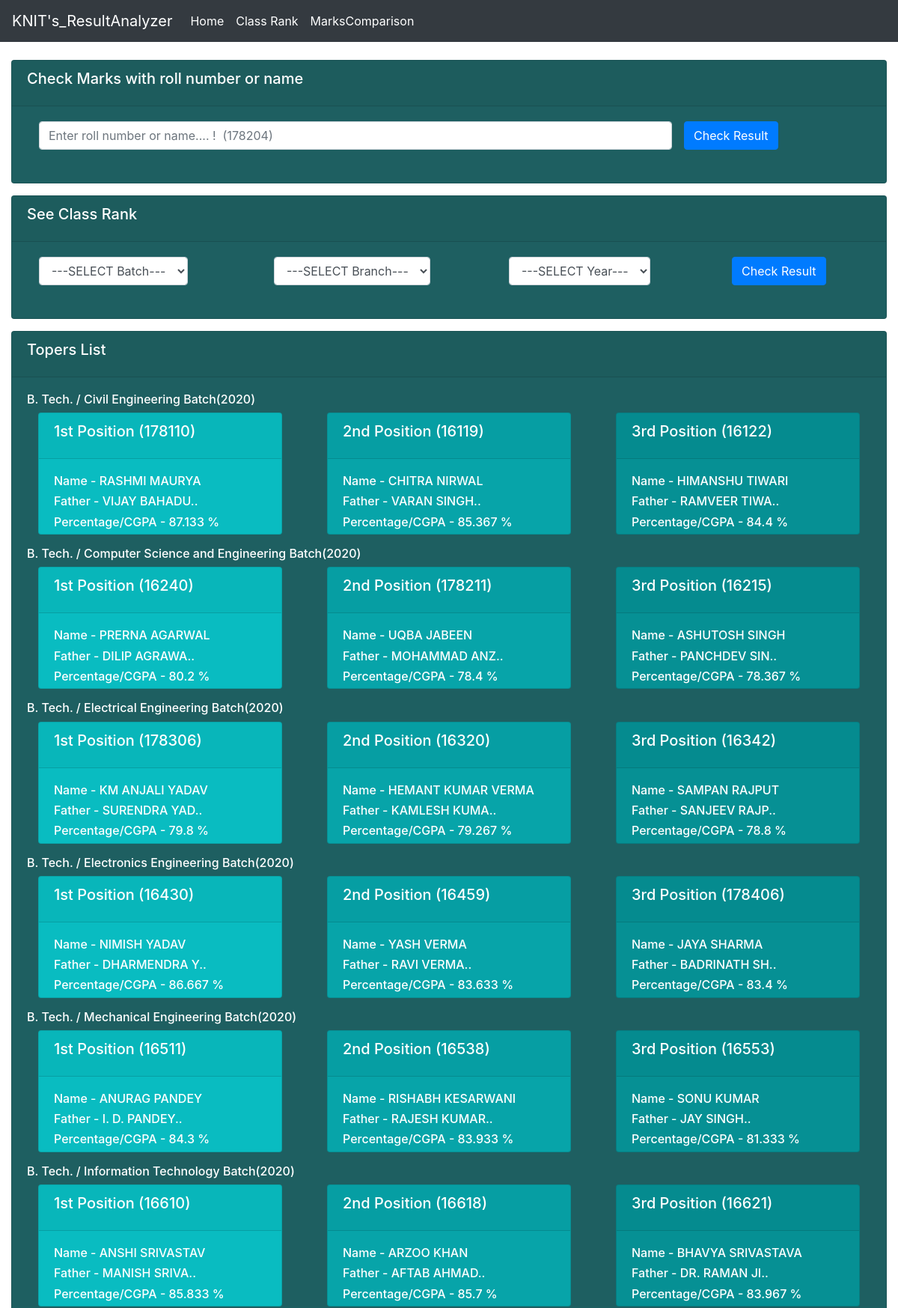
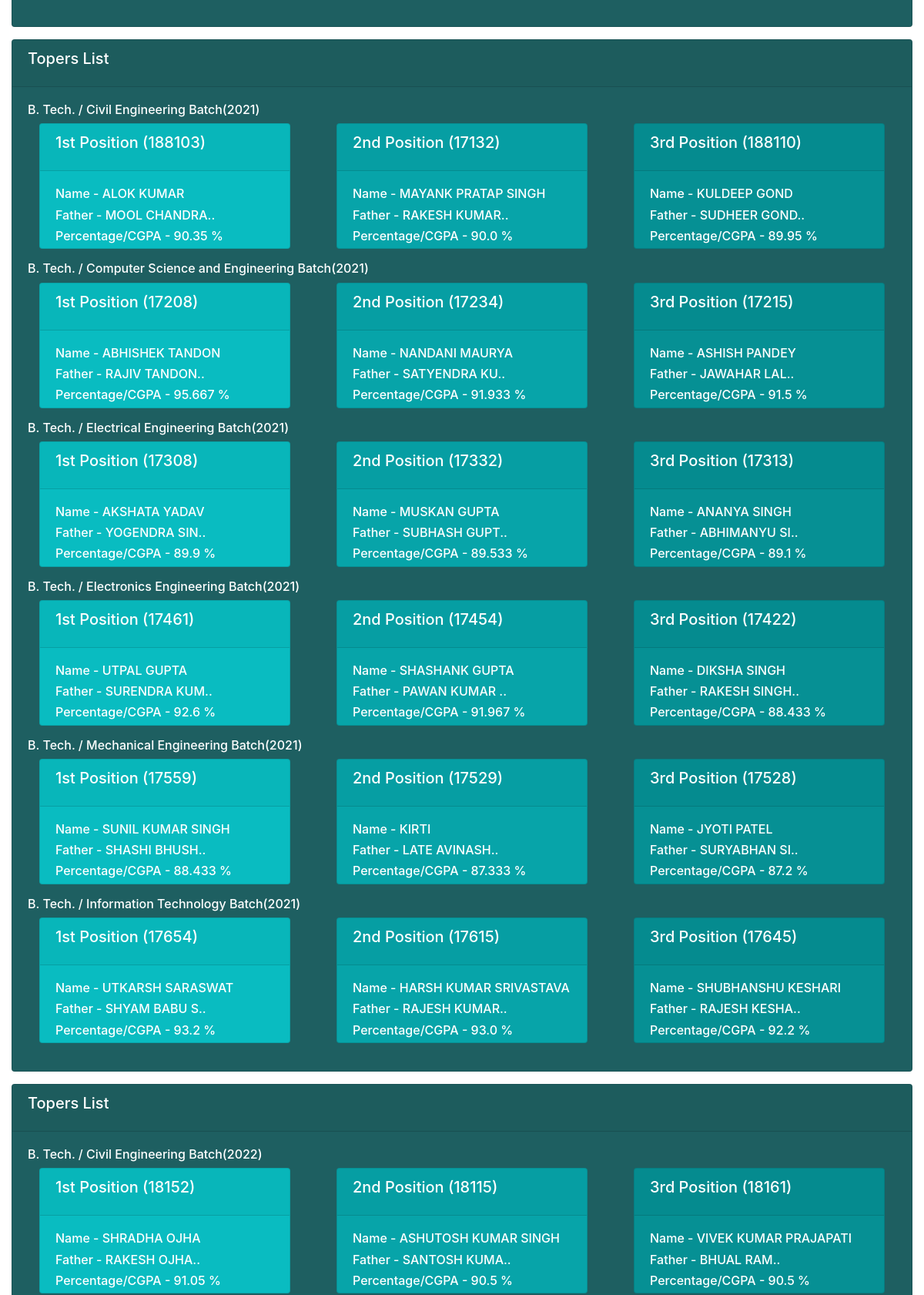
The page / (upper part) on the database its author committed (2 pictures, top to bottom).
### resultApp/models.py (models this page shows, shortened)
class Student(models.Model):
	roll=models.CharField(max_length=20,primary_key=True)
	name=models.CharField(max_length=30)
	fname=models.CharField(max_length=30)
	course=models.CharField(max_length=30)

### resultApp/views.py (the view)
# urls.py: 2. Add a URL to urlpatterns:  path('', views.home, name='home')
def home(request):
	allTopersDetail = allTopers()
	context = {
	'allTopersDetail':allTopersDetail,
	'visit':countVisitor()
	}
	return render(request,'home.html',context)

### resultApp/views.py (called while the page is built)
def countVisitor():
	visitUpdate = Visitor(count=1)
	visitUpdate.save()
	return Visitor.objects.all().count()

def rollNoGenerator(year):
	year=str(year)
	lateral_code='8'
	course_code=['1','2','3','4','5','6']
	linear=62
	lateral=12
	def rollconvert(param):
		if param<10:k='0'+str(param)
		else:k=str(param)
		return str(k)
	roll=[]
	for h in course_code:
		for i in range(1,linear+1):roll.append(year+h+rollconvert(i))
		year=str(int(year)+1)
		for i in range(1,lateral+1):roll.append(year+lateral_code+h+rollconvert(i))
		year=str(int(year)-1)
	return roll

def getOverAllRank(batch,branch):
	allRoll = rollNoGenerator(batch)[(branch-1)*74 :branch*74]
	DataBase = Marks.objects.filter(roll__in=allRoll)
	allMark= dfd(list)
	for i in DataBase:
		allMark[i.roll].append(round(i.obtain_marks/i.total_marks,3))
	allMrakWithRank= dfd(float)
	for i in allMark:
		allMrakWithRank[i]= round(sum(allMark[i])/len(allMark[i]),5)
	allMrakWithRankSorted = sorted(allMrakWithRank.items(), key= lambda x :x[1], reverse=True)
	return allMrakWithRankSorted

def getStudentDetail(top3,batch):
	detail = dict()
	for idx,vlu in enumerate(top3):
		data = Student.objects.get(roll=vlu[0])
		detail['roll'+str(idx+1)]= data.roll
		detail['name'+str(idx+1)]= data.name
		detail['fname'+str(idx+1)]=data.fname[:12]+'..'
		detail['branch']=data.course
		detail['percent'+str(idx+1)]=str(round(vlu[1]*100,5) )+' %'
		detail['batch']=batch
	return detail

def allTopers():
	allTopersDetail = []
	batch= ['2020','2021','2022']
	branch = [1,2,3,4,5,6]
	for i in batch:
		topersDetail = []
		for j in branch:
			allMrakWithRankSorted = getOverAllRank(str(int(i)-4)[2:],j)
			top3 = allMrakWithRankSorted[:3]
			topersDetail.append( getStudentDetail(top3,i))
		allTopersDetail.append(topersDetail)
	print(allTopersDetail)
	return allTopersDetail

### resultApp/templates/home.html (shortened to what this page needs)
{%    extends 'main.html'    %}
{%    block content   %}
<div class="row">
	<div class="col">
		<div class="col-md">
			<div class="card text-cetnter text-white mb-3" id="orders-delivered" style="background: #1e5f61;">
				<div class="card-header">
					<h5  class="card-title">Check Marks with roll number or name</h5>
				</div>
				<div class="card-body" >
				<form class="form-inline" method="post" action="../fullResult">
				  <div class="form-group mx-sm-3 mb-2" style="width: 75%">
				    <input type="number" class="form-control" value='{{studentDetail.roll}}' id="inputPassword2" name="rollOrName" placeholder="Enter roll number or name.... !  (178204)" style="width: 100%">
				  </div>
				  <button type="submit" class="btn btn-primary mb-2">Check Result</button>
				</form>
				</div>
			</div>
		</div>
	</div>
</div>
<div class="row">
	<div class="col">
		<div class="col-md">
			<div class="card text-cetnter text-white mb-3" id="orders-delivered" style="background: #1e5f61;">
				<div class="card-header">
					<h5  class="card-title">See Class Rank</h5>
				</div>
				<div class="card-body" >
				<form class="form-inline" method="post" action="../classRank">
				  <div class="form-group mx-sm-3 mb-2" style="width: 25%">
				    <select class="form-control" name="batch"  required >
				    	<option value="">---SELECT Batch---</option>
				    </select>
				  </div>
				  <div class="form-group mx-sm-3 mb-2" style="width: 25%">
				    <select class="form-control" name="branch" required>
				    	<option value="">---SELECT Branch---</option>
				    </select>
				  </div>
				  <div class="form-group mx-sm-3 mb-2" style="width: 25%">
				    <select class="form-control" name="year" required>
				    	<option value="">---SELECT Year---</option>
				    </select>
				  </div>
				  <button type="submit" class="btn btn-primary mb-2">Check Result</button>
				</form>
				</div>
			</div>
		</div>
	</div>
</div>
	{%  for topersDetail in allTopersDetail %}
<div class="row">
	<div class="col">
		<div class="col-md">
			<div class="card text-cetnter text-white mb-3" id="orders-delivered" style="background: #1e5f61;">
				<div class="card-header">
					<h5  class="card-title">Topers List {{topersDetail.batch}} </h5>
				</div>
				<div class="card-body" >
				{%  for i in topersDetail %}
					<h6>{{i.branch}} Batch({{i.batch}})</h6>
					<div class="row">
						<div class="col">
							<div class="col-md">
								<a href="../fullResult/{{i.roll1}}" target="_blank">
									<div class="card text-cetnter text-white mb-3" id="orders-delivered" style="background: #09bcc1;">
										<div class="card-header">
											<h5  class="card-title">1st Position ({{i.roll1}})</h5>
										</div>
										<div class="card-body" style="height: 100px">
										<h6>Name - {{i.name1}}</h6>
										<h6>Father - {{i.fname1}}</h6>
										<h6>Percentage/CGPA - {{i.percent1}}</h6>
										</div>
								</div>
							</a>
							</div>
						</div>
						<div class="col">
							<div class="col-md">
								<a href="../fullResult/{{i.roll2}}" target="_blank">
								<div class="card text-cetnter text-white mb-3" id="orders-delivered" style="background: #07a4a9;">
										<div class="card-header">
											<h5  class="card-title">2nd Position ({{i.roll2}})</h5>
										</div>
										<div class="card-body" style="height: 100px">
										<h6>Name - {{i.name2}}</h6>
										<h6>Father - {{i.fname2}}</h6>
										<h6>Percentage/CGPA - {{i.percent2}}</h6>
										</div>
								</div>
							</a>
							</div>
						</div>
						<div class="col">
							<div class="col-md">
								<a href="../fullResult/{{i.roll3}}" target="_blank">
								<div class="card text-cetnter text-white mb-3" id="orders-delivered" style="background: #069094;">
										<div class="card-header">
											<h5  class="card-title">3rd Position ({{i.roll3}})</h5>
										</div>
										<div class="card-body" style="height: 100px">
										<h6>Name - {{i.name3}}</h6>
										<h6>Father - {{i.fname3}}</h6>
										<h6>Percentage/CGPA - {{i.percent3}}</h6>
										</div>
								</div>
							</a>
							</div>
						</div>
					</div>
					{% endfor %}
				</div>
			</div>
		</div>
	</div>
</div>
	{% endfor %}
<a href="../updateStudent">UpdateStudent</a><br>
{%  endblock    %}

### rows shown on the page
Student: branch "B. Tech. / Civil Engineering", roll3 "16122", name3 "HIMANSHU TIWARI"
Student: roll1 "178110", name1 "RASHMI MAURYA"
Student: roll2 "16119", name2 "CHITRA NIRWAL"
Student: branch "B. Tech. / Computer Science and Engineering", roll3 "16215", name3 "ASHUTOSH SINGH"
Student: roll1 "16240", name1 "PRERNA AGARWAL"
Student: roll2 "178211", name2 "UQBA JABEEN"
Student: branch "B. Tech. / Electrical Engineering", roll3 "16342", name3 "SAMPAN RAJPUT"
Student: roll1 "178306", name1 "KM ANJALI YADAV"
Student: roll2 "16320", name2 "HEMANT KUMAR VERMA"
Student: branch "B. Tech. / Electronics Engineering", roll3 "178406", name3 "JAYA SHARMA"
Student: roll1 "16430", name1 "NIMISH YADAV"
Student: roll2 "16459", name2 "YASH VERMA"
Student: branch "B. Tech. / Mechanical Engineering", roll3 "16553", name3 "SONU KUMAR"
Student: roll1 "16511", name1 "ANURAG PANDEY"
Student: roll2 "16538", name2 "RISHABH KESARWANI"
Student: branch "B. Tech. / Information Technology", roll3 "16621", name3 "BHAVYA SRIVASTAVA"
Student: roll1 "16610", name1 "ANSHI SRIVASTAV"
Student: roll2 "16618", name2 "ARZOO KHAN"
Student: branch "B. Tech. / Civil Engineering", roll3 "188110", name3 "KULDEEP GOND"
Student: roll1 "188103", name1 "ALOK KUMAR"
Student: roll2 "17132", name2 "MAYANK PRATAP SINGH"
Student: branch "B. Tech. / Computer Science and Engineering", roll3 "17215", name3 "ASHISH PANDEY"
Student: roll1 "17208", name1 "ABHISHEK TANDON"
Student: roll2 "17234", name2 "NANDANI MAURYA"
Student: branch "B. Tech. / Electrical Engineering", roll3 "17313", name3 "ANANYA SINGH"
Student: roll1 "17308", name1 "AKSHATA YADAV"
Student: roll2 "17332", name2 "MUSKAN GUPTA"
Student: branch "B. Tech. / Electronics Engineering", roll3 "17422", name3 "DIKSHA SINGH"
Student: roll1 "17461", name1 "UTPAL GUPTA"
Student: roll2 "17454", name2 "SHASHANK GUPTA"
Student: branch "B. Tech. / Mechanical Engineering", roll3 "17528", name3 "JYOTI PATEL"
Student: roll1 "17559", name1 "SUNIL KUMAR SINGH"
Student: roll2 "17529", name2 "KIRTI"
Student: branch "B. Tech. / Information Technology", roll3 "17645", name3 "SHUBHANSHU KESHARI"
Student: roll1 "17654", name1 "UTKARSH SARASWAT"
Student: roll2 "17615", name2 "HARSH KUMAR SRIVASTAVA"
Student: branch "B. Tech. / Civil Engineering", roll3 "18161", name3 "VIVEK KUMAR PRAJAPATI"
Student: roll1 "18152", name1 "SHRADHA OJHA"
Student: roll2 "18115", name2 "ASHUTOSH KUMAR SINGH"

### other values the page prints
{{ i.batch }} "2020" "2020" "2020" "2020" "2020" "2020" "2021" "2021" "2021" "2021" "2021" "2021" "2022"
{{ i.fname1 }} "VIJAY BAHADU.." "DILIP AGRAWA.." "SURENDRA YAD.." "DHARMENDRA Y.." "I. D. PANDEY.." "MANISH SRIVA.." "MOOL CHANDRA.." "RAJIV TANDON.." "YOGENDRA SIN.." "SURENDRA KUM.." "SHASHI BHUSH.." "SHYAM BABU S.." "RAKESH OJHA.."
{{ i.percent1 }} "87.133 %" "80.2 %" "79.8 %" "86.667 %" "84.3 %" "85.833 %" "90.35 %" "95.667 %" "89.9 %" "92.6 %" "88.433 %" "93.2 %" "91.05 %"
{{ i.fname2 }} "VARAN SINGH.." "MOHAMMAD ANZ.." "KAMLESH KUMA.." "RAVI VERMA.." "RAJESH KUMAR.." "AFTAB AHMAD.." "RAKESH KUMAR.." "SATYENDRA KU.." "SUBHASH GUPT.." "PAWAN KUMAR .." "LATE AVINASH.." "RAJESH KUMAR.." "SANTOSH KUMA.."
{{ i.percent2 }} "85.367 %" "78.4 %" "79.267 %" "83.633 %" "83.933 %" "85.7 %" "90.0 %" "91.933 %" "89.533 %" "91.967 %" "87.333 %" "93.0 %" "90.5 %"
{{ i.fname3 }} "RAMVEER TIWA.." "PANCHDEV SIN.." "SANJEEV RAJP.." "BADRINATH SH.." "JAY SINGH.." "DR. RAMAN JI.." "SUDHEER GOND.." "JAWAHAR LAL.." "ABHIMANYU SI.." "RAKESH SINGH.." "SURYABHAN SI.." "RAJESH KESHA.." "BHUAL RAM.."
{{ i.percent3 }} "84.4 %" "78.367 %" "78.8 %" "83.4 %" "81.333 %" "83.967 %" "89.95 %" "91.5 %" "89.1 %" "88.433 %" "87.2 %" "92.2 %" "90.5 %"
